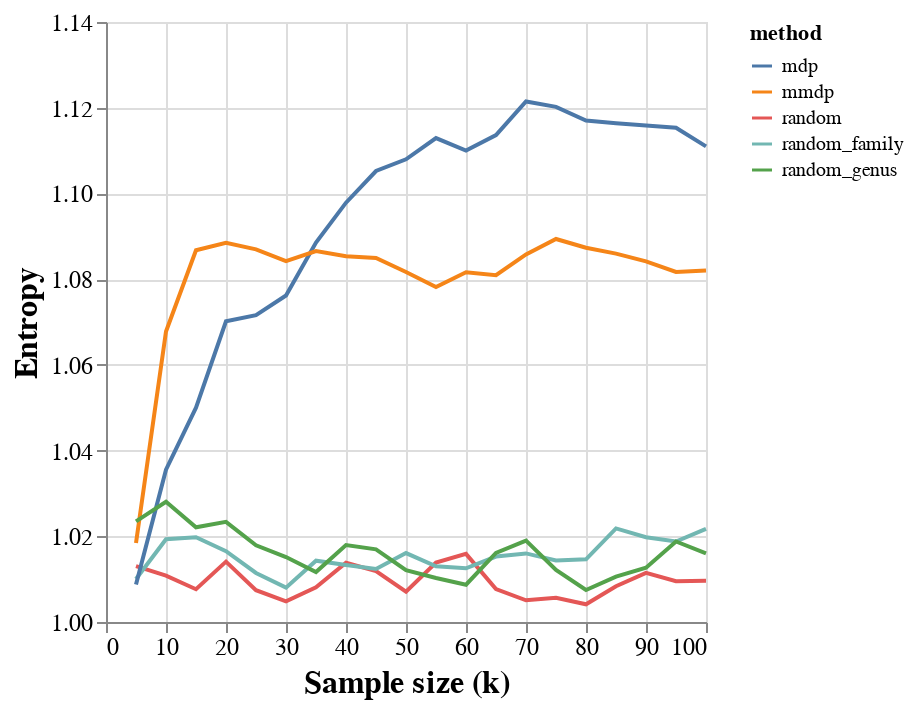

Here is the notebook cell this chart was saved with:
### Code cell
plot2 = (
    alt.Chart(df[df['k'] <= 100])
    .mark_line(color="blue")
    .encode(
        x=alt.X(
            "k",
            title="Sample size (k)",
        ),
        y=alt.Y(
            "entropy",
            scale=alt.Scale(domain=[1.0, 1.14]),
            title="Entropy",
        ),
        color="method",
    )
    .configure_axis(labelFontSize=12, labelFont="serif", titleFontSize=16, titleFont="serif")
)
plot2

### Figure 1 — Vega-Lite specification as saved in the notebook (floating-point values rounded to 4 significant figures)
{"config": {"view": {"continuousWidth": 300, "continuousHeight": 300}, "axis": {"labelFont": "serif", "labelFontSize": 12, "titleFont": "serif", "titleFontSize": 16}}, "data": {"name": "data-3180170de06069a5fcb0fc4796ea7459"}, "mark": {"type": "line", "color": "blue"}, "encoding": {"color": {"field": "method", "type": "nominal"}, "x": {"field": "k", "title": "Sample size (k)", "type": "quantitative"}, "y": {"field": "entropy", "scale": {"domain": [1.0, 1.14]}, "title": "Entropy", "type": "quantitative"}}, "$schema": "https://vega.github.io/schema/vega-lite/v5.16.3.json", "datasets": {"data-3180170de06069a5fcb0fc4796ea7459": [{"method": "random", "entropy": 1.013, "k": 5}, {"method": "random", "entropy": 1.011, "k": 10}, {"method": "random_family", "entropy": 1.01, "k": 5}, {"method": "random_family", "entropy": 1.019, "k": 10}, {"method": "mdp", "entropy": 1.009, "k": 5}, {"method": "random", "entropy": 1.008, "k": 15}, {"method": "mmdp", "entropy": 1.018, "k": 5}, {"method": "mdp", "entropy": 1.036, "k": 10}, {"method": "mmdp", "entropy": 1.068, "k": 10}, {"method": "random_family", "entropy": 1.02, "k": 15}, {"method": "random", "entropy": 1.014, "k": 20}, {"method": "mdp", "entropy": 1.05, "k": 15}, {"method": "mmdp", "entropy": 1.087, "k": 15}, {"method": "mdp", "entropy": 1.07, "k": 20}, {"method": "mmdp", "entropy": 1.088, "k": 20}, {"method": "random", "entropy": 1.007, "k": 25}, {"method": "random_family", "entropy": 1.017, "k": 20}, {"method": "random_genus", "entropy": 1.028, "k": 10}, {"method": "random_family", "entropy": 1.011, "k": 25}, {"method": "mdp", "entropy": 1.072, "k": 25}, {"method": "random", "entropy": 1.005, "k": 30}, {"method": "random_genus", "entropy": 1.023, "k": 5}, {"method": "mmdp", "entropy": 1.087, "k": 25}, {"method": "random_family", "entropy": 1.008, "k": 30}, {"method": "random_genus", "entropy": 1.022, "k": 15}, {"method": "random", "entropy": 1.008, "k": 35}, {"method": "mdp", "entropy": 1.076, "k": 30}, {"method": "mmdp", "entropy": 1.084, "k": 30}, {"method": "mdp", "entropy": 1.089, "k": 35}, {"method": "random_family", "entropy": 1.014, "k": 35}, {"method": "random", "entropy": 1.014, "k": 40}, {"method": "random_genus", "entropy": 1.023, "k": 20}, {"method": "mmdp", "entropy": 1.087, "k": 35}, {"method": "random_family", "entropy": 1.013, "k": 40}, {"method": "random_genus", "entropy": 1.018, "k": 25}, {"method": "random", "entropy": 1.012, "k": 45}, {"method": "mdp", "entropy": 1.098, "k": 40}, {"method": "mmdp", "entropy": 1.085, "k": 40}, {"method": "random_genus", "entropy": 1.015, "k": 30}, {"method": "random_family", "entropy": 1.012, "k": 45}, {"method": "random", "entropy": 1.007, "k": 50}, {"method": "mmdp", "entropy": 1.085, "k": 45}, {"method": "mdp", "entropy": 1.105, "k": 45}, {"method": "random_genus", "entropy": 1.012, "k": 35}, {"method": "random_family", "entropy": 1.016, "k": 50}, {"method": "random", "entropy": 1.014, "k": 55}, {"method": "mmdp", "entropy": 1.082, "k": 50}, {"method": "random_genus", "entropy": 1.018, "k": 40}, {"method": "mdp", "entropy": 1.108, "k": 50}, {"method": "random_family", "entropy": 1.013, "k": 55}, {"method": "random", "entropy": 1.016, "k": 60}, {"method": "mmdp", "entropy": 1.078, "k": 55}, {"method": "random_genus", "entropy": 1.017, "k": 45}, {"method": "mdp", "entropy": 1.113, "k": 55}, {"method": "random_family", "entropy": 1.013, "k": 60}, {"method": "random", "entropy": 1.008, "k": 65}, {"method": "mmdp", "entropy": 1.082, "k": 60}, {"method": "random_family", "entropy": 1.015, "k": 65}, {"method": "random_genus", "entropy": 1.012, "k": 50}, {"method": "mdp", "entropy": 1.11, "k": 60}, {"method": "random", "entropy": 1.005, "k": 70}, {"method": "mmdp", "entropy": 1.081, "k": 65}, {"method": "random_genus", "entropy": 1.01, "k": 55}, {"method": "random_family", "entropy": 1.016, "k": 70}, {"method": "mdp", "entropy": 1.114, "k": 65}, {"method": "random", "entropy": 1.006, "k": 75}, {"method": "mmdp", "entropy": 1.086, "k": 70}, {"method": "random_genus", "entropy": 1.009, "k": 60}, {"method": "random_family", "entropy": 1.014, "k": 75}, {"method": "random_genus", "entropy": 1.016, "k": 65}, {"method": "random", "entropy": 1.004, "k": 80}, {"method": "mdp", "entropy": 1.121, "k": 70}, {"method": "mmdp", "entropy": 1.089, "k": 75}, {"method": "random_family", "entropy": 1.015, "k": 80}, {"method": "random_genus", "entropy": 1.019, "k": 70}, {"method": "random", "entropy": 1.008, "k": 85}, {"method": "mdp", "entropy": 1.12, "k": 75}, {"method": "mmdp", "entropy": 1.087, "k": 80}, {"method": "random_family", "entropy": 1.022, "k": 85}, {"method": "mdp", "entropy": 1.117, "k": 80}, {"method": "random", "entropy": 1.011, "k": 90}, {"method": "random_genus", "entropy": 1.012, "k": 75}, {"method": "mmdp", "entropy": 1.086, "k": 85}, {"method": "random_genus", "entropy": 1.007, "k": 80}, {"method": "random_family", "entropy": 1.02, "k": 90}, {"method": "random", "entropy": 1.01, "k": 95}, {"method": "mmdp", "entropy": 1.084, "k": 90}, {"method": "mdp", "entropy": 1.116, "k": 85}, {"method": "random_family", "entropy": 1.019, "k": 95}, {"method": "random_genus", "entropy": 1.011, "k": 85}, {"method": "random", "entropy": 1.01, "k": 100}, {"method": "mmdp", "entropy": 1.082, "k": 95}, {"method": "random_family", "entropy": 1.022, "k": 100}, {"method": "mdp", "entropy": 1.116, "k": 90}, {"method": "random_genus", "entropy": 1.013, "k": 90}, {"method": "mmdp", "entropy": 1.082, "k": 100}, {"method": "random_genus", "entropy": 1.019, "k": 95}, {"method": "mdp", "entropy": 1.115, "k": 95}, {"method": "random_genus", "entropy": 1.016, "k": 100}, {"method": "mdp", "entropy": 1.111, "k": 100}]}}
